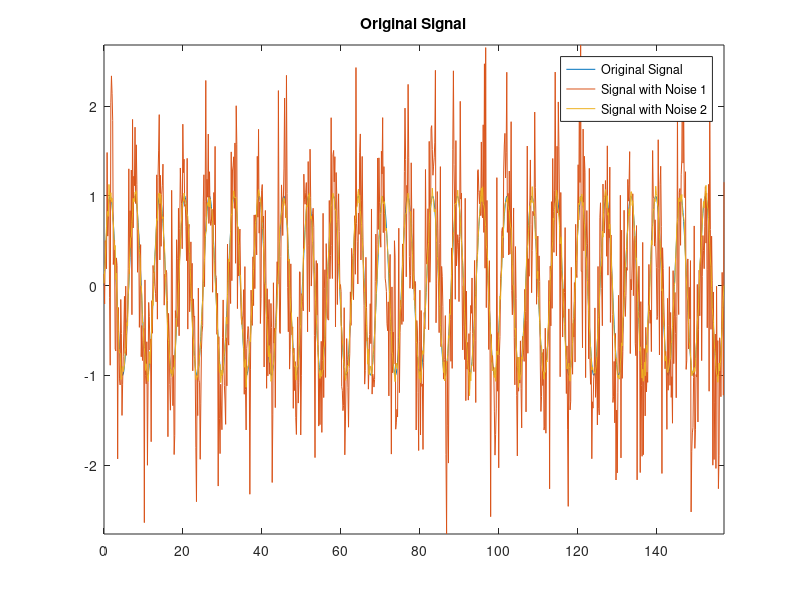

Recreate this plot in MATLAB. (Note: this script raises an error after producing the figure.)
clear all; close all; clc;

n = 1000;
x = linspace(0,50*pi,n);
Sig = sin(x);

Sigma = 0.03*(max(Sig)-min(Sig)); % noise level
Nos_Sig1 = awgn(Sig,Sigma,'measured'); % noisy signal
Nos_Sig2 = Sig + Sigma*randn(1,n); % noisy signal

figure; plot(x,Sig,x,Nos_Sig1,x,Nos_Sig2); axis tight; title('Original Signal'); ...
    legend('Original Signal','Signal with Noise 1','Signal with Noise 2')

%% PREPARE FOR DENOISING
% Rx = Nos_Sig'*Nos_Sig;
% [EVec_RX , EVal_RX] = eig(Rx);
% 
% U = EVec_RX';
% G = diag(

Fft_Sig = fft(Sig);
Fft_Sig_tmp = DFT_Fun(Sig)*n;
Fft_Nos_Sig1 = fft(Nos_Sig1);
Fft_Nos_Sig2 = fft(Nos_Sig2);

n = length(Sig);
P_Sig = abs(Fft_Sig).^2; % Spectral power
Wie_Fltr = P_Sig./(P_Sig + n*Sigma^2);

De_Nos_Sig1 = real(ifft(Fft_Nos_Sig1.*Wie_Fltr));
De_Nos_Sig2 = real(ifft(Fft_Nos_Sig2.*Wie_Fltr));
Clean = WienerFilter(Sig,Nos_Sig1,Sigma);

figure; plot(x,Sig,x,De_Nos_Sig1,x,De_Nos_Sig2,x,Clean); axis tight; title('Original Signal'); ...
    legend('Original Signal','Denoised Signal 1','Denoised Signal 2','My Function')